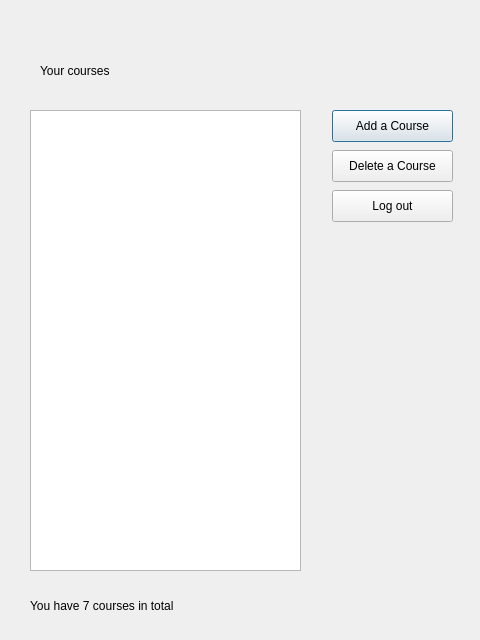
<?xml version="1.0" encoding="UTF-8"?>
<ui version="4.0">
 <class>Dialog</class>
 <widget class="QDialog" name="Dialog">
  <property name="geometry">
   <rect>
    <x>0</x>
    <y>0</y>
    <width>480</width>
    <height>640</height>
   </rect>
  </property>
  <property name="windowTitle">
   <string>Dialog</string>
  </property>
  <widget class="QLabel" name="label">
   <property name="geometry">
    <rect>
     <x>40</x>
     <y>50</y>
     <width>141</width>
     <height>41</height>
    </rect>
   </property>
   <property name="text">
    <string>Your courses</string>
   </property>
  </widget>
  <widget class="QListView" name="listView">
   <property name="geometry">
    <rect>
     <x>30</x>
     <y>110</y>
     <width>271</width>
     <height>461</height>
    </rect>
   </property>
  </widget>
  <widget class="QPushButton" name="addCourse">
   <property name="geometry">
    <rect>
     <x>332</x>
     <y>110</y>
     <width>121</width>
     <height>32</height>
    </rect>
   </property>
   <property name="text">
    <string>Add a Course</string>
   </property>
  </widget>
  <widget class="QPushButton" name="deleteCourse">
   <property name="geometry">
    <rect>
     <x>332</x>
     <y>150</y>
     <width>121</width>
     <height>32</height>
    </rect>
   </property>
   <property name="text">
    <string>Delete a Course</string>
   </property>
  </widget>
  <widget class="QPushButton" name="logOut">
   <property name="geometry">
    <rect>
     <x>332</x>
     <y>190</y>
     <width>121</width>
     <height>32</height>
    </rect>
   </property>
   <property name="text">
    <string>Log out</string>
   </property>
  </widget>
  <widget class="QLabel" name="label_2">
   <property name="geometry">
    <rect>
     <x>30</x>
     <y>590</y>
     <width>271</width>
     <height>31</height>
    </rect>
   </property>
   <property name="text">
    <string>You have 7 courses in total</string>
   </property>
  </widget>
 </widget>
 <resources/>
 <connections/>
</ui>
